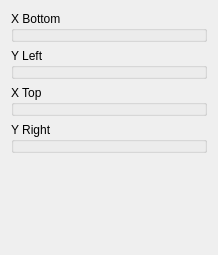
<?xml version="1.0" encoding="UTF-8"?>
<ui version="4.0">
 <class>SAChartAxesSetWidget</class>
 <widget class="QWidget" name="SAChartAxesSetWidget">
  <property name="geometry">
   <rect>
    <x>0</x>
    <y>0</y>
    <width>218</width>
    <height>255</height>
   </rect>
  </property>
  <property name="windowTitle">
   <string>Chart Axes Set</string>
  </property>
  <layout class="QVBoxLayout" name="verticalLayout">
   <item>
    <widget class="SACollapsibleGroupBox" name="groupBoxXBottom">
     <property name="title">
      <string>X Bottom</string>
     </property>
    </widget>
   </item>
   <item>
    <widget class="SACollapsibleGroupBox" name="groupBoxYLeft">
     <property name="title">
      <string>Y Left</string>
     </property>
    </widget>
   </item>
   <item>
    <widget class="SACollapsibleGroupBox" name="groupBoxXTop">
     <property name="title">
      <string>X Top</string>
     </property>
    </widget>
   </item>
   <item>
    <widget class="SACollapsibleGroupBox" name="groupBoxYRight">
     <property name="title">
      <string>Y Right</string>
     </property>
    </widget>
   </item>
   <item>
    <spacer name="verticalSpacer">
     <property name="orientation">
      <enum>Qt::Vertical</enum>
     </property>
     <property name="sizeHint" stdset="0">
      <size>
       <width>20</width>
       <height>40</height>
      </size>
     </property>
    </spacer>
   </item>
  </layout>
 </widget>
 <customwidgets>
  <customwidget>
   <class>SACollapsibleGroupBox</class>
   <extends>QGroupBox</extends>
   <header>SACollapsibleGroupBox.h</header>
   <container>1</container>
  </customwidget>
 </customwidgets>
 <resources/>
 <connections/>
</ui>
